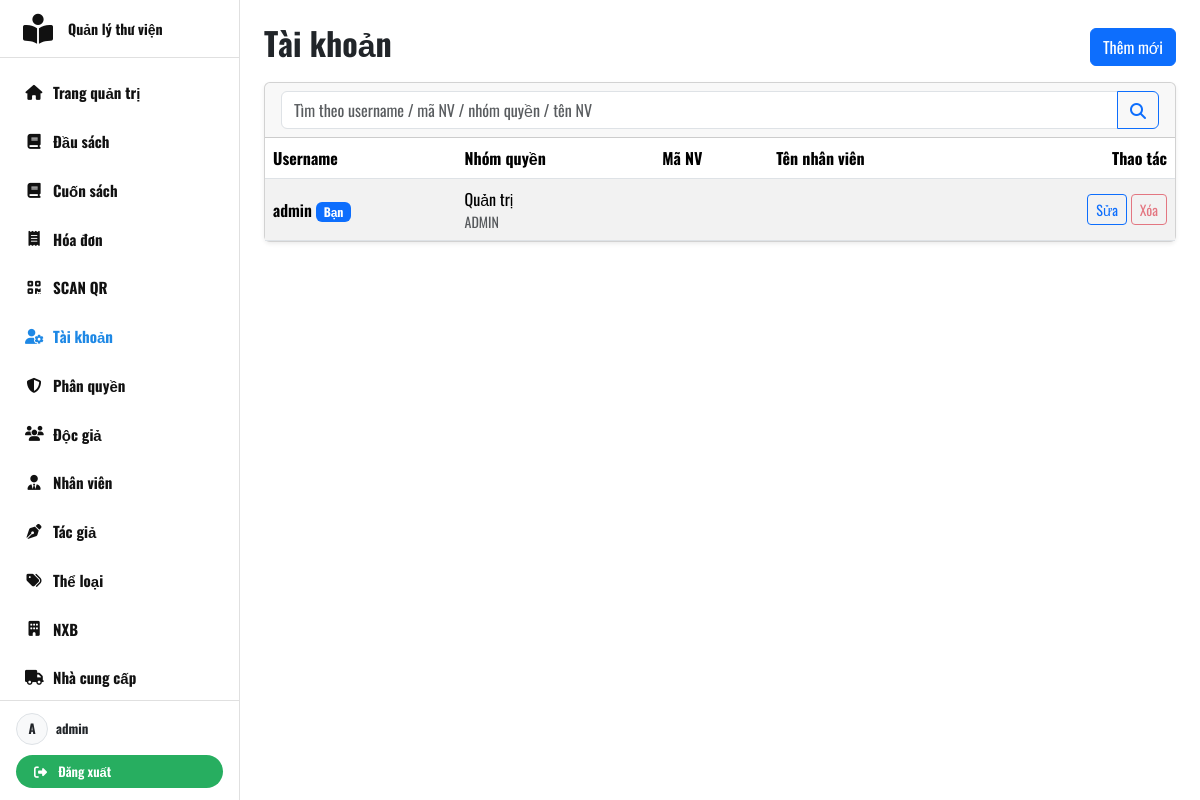
/admin/QuanLy/TaiKhoan/QL_TaiKhoan.php (signed in), run on an earlier commit of the app's database.
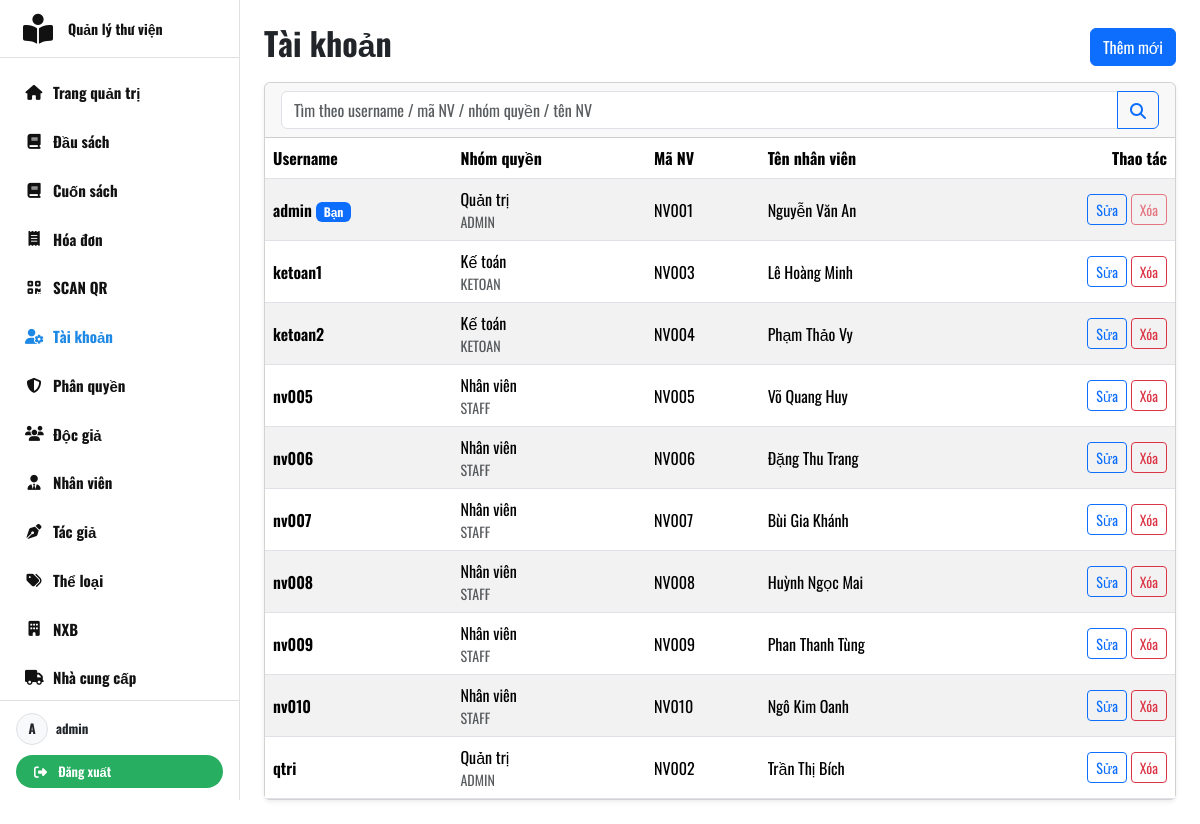
And on a later commit of the database.
### tables this page shows
CREATE TABLE `taikhoan` (
  `tendangnhap` varchar(50) NOT NULL,
  `matkhau` varchar(255) DEFAULT NULL,
  `manhomquyen` varchar(50) DEFAULT NULL,
  `manv` varchar(50) DEFAULT NULL,
  `madocgia` varchar(50) DEFAULT NULL
);

CREATE TABLE `nhomquyen` (
  `manhomquyen` varchar(50) NOT NULL,
  `tennhomquyen` varchar(100) DEFAULT NULL
);

### admin/login/auth.php (called while the page is built, shortened)
<?php
function admin_is_logged_in(): bool
{
    return isset($_SESSION['admin_user']) && is_array($_SESSION['admin_user']);
}
function admin_current_user(): array
{
    return is_array($_SESSION['admin_user']) ? $_SESSION['admin_user'] : [];
}

### admin/QuanLy/TaiKhoan/QL_TaiKhoan.php (the view, shortened to what the rows shown need)
<?php
require_once __DIR__ . '/../../login/auth.php';
$conn = ConnectDB::getInstance()->getConnection();
$conn->set_charset('utf8mb4');
function h(string $value): string
{
    return htmlspecialchars($value, ENT_QUOTES | ENT_SUBSTITUTE, 'UTF-8');
}
function get_str(array $src, string $key, string $default = ''): string
{
    if (!isset($src[$key])) {
        return $default;
    }
    return trim((string)$src[$key]);
}
function column_exists(mysqli $conn, string $table, string $column): bool
{
    try {
        $stmt = $conn->prepare(
            "SELECT 1
             FROM INFORMATION_SCHEMA.COLUMNS
             WHERE TABLE_SCHEMA = DATABASE()
               AND TABLE_NAME = ?
               AND COLUMN_NAME = ?
             LIMIT 1"
        );
        $stmt->bind_param('ss', $table, $column);
        $stmt->execute();
        $ok = $stmt->get_result()->num_rows > 0;
        return $ok;
    } catch (Throwable $e) {
        return false;
    }
}
$err = get_str($_GET, 'err');
$currentUsername = '';
if (isset($_SESSION['admin_user']) && is_array($_SESSION['admin_user'])) {
    $currentUsername = (string)($_SESSION['admin_user']['tendangnhap'] ?? '');
}
$hasMadocgiaCol = column_exists($conn, 'taikhoan', 'madocgia');
$q = get_str($_GET, 'q');
$rows = [];
try {
    if ($q !== '') {
        $like = '%' . $q . '%';
        $sql =
            "SELECT tk.tendangnhap, tk.manhomquyen, nq.tennhomquyen, tk.manv,
                    CONCAT(COALESCE(nv.honv,''),' ',COALESCE(nv.tennv,'')) AS ten_nhanvien
             FROM taikhoan tk
             LEFT JOIN nhomquyen nq ON nq.manhomquyen = tk.manhomquyen
             LEFT JOIN nhanvien nv ON nv.manv = tk.manv";
        if ($hasMadocgiaCol) {
            $sql .= " WHERE tk.madocgia IS NULL AND (";
        } else {
            $sql .= " WHERE (";
        }
        $sql .=
            "tk.tendangnhap LIKE ?
                OR tk.manv LIKE ?
                OR COALESCE(nq.tennhomquyen,'') LIKE ?
                OR CONCAT(COALESCE(nv.honv,''),' ',COALESCE(nv.tennv,'')) LIKE ?
             )
             ORDER BY tk.tendangnhap ASC
             LIMIT 300";
        $stmt = $conn->prepare($sql);
        if (!$stmt) {
            throw new RuntimeException('Không thể chuẩn bị câu lệnh tìm kiếm.');
        }
        $stmt->bind_param('ssss', $like, $like, $like, $like);
        $stmt->execute();
        $rows = $stmt->get_result()->fetch_all(MYSQLI_ASSOC);
        $stmt->close();
    } else {
        $sql =
            "SELECT tk.tendangnhap, tk.manhomquyen, nq.tennhomquyen, tk.manv,
                    CONCAT(COALESCE(nv.honv,''),' ',COALESCE(nv.tennv,'')) AS ten_nhanvien
             FROM taikhoan tk
             LEFT JOIN nhomquyen nq ON nq.manhomquyen = tk.manhomquyen
             LEFT JOIN nhanvien nv ON nv.manv = tk.manv";
        if ($hasMadocgiaCol) {
            $sql .= " WHERE tk.madocgia IS NULL";
        }
        $sql .= " ORDER BY tk.tendangnhap ASC LIMIT 300";
        $res = $conn->query($sql);
        $rows = $res ? $res->fetch_all(MYSQLI_ASSOC) : [];
    }
} catch (Throwable $e) {
    $err = $err !== '' ? $err : $e->getMessage();
}
?>
<!DOCTYPE html>
<html lang="vi">
<head>
    <link rel="stylesheet" href="https://cdnjs.cloudflare.com/ajax/libs/font-awesome/6.7.2/css/all.min.css">
    <link rel="stylesheet" href="/assets/bootstrap/css/bootstrap.min.css">
    <link rel="stylesheet" href="/assets/css/admin_sidebar.css">
</head>
<body>
<?php
require_once __DIR__ . '/../../layout/admin_sidebar.php';
?>
<main class="container-fluid py-4">
    <div class="container-md">
        <div class="d-flex flex-wrap gap-2 align-items-end justify-content-between mb-3">
            <div>
                <h2 class="fw-bold mb-1">Tài khoản</h2>
            </div>
        </div>
        <div class="card shadow-sm">
            <div class="card-body p-0">
                <div class="table-responsive">
                    <table class="table table-striped align-middle mb-0">
                        <thead>
                        <tr>
                            <th>Username</th>
                            <th>Nhóm quyền</th>
                            <th>Mã NV</th>
                            <th>Tên nhân viên</th>
                            <th class="text-end">Thao tác</th>
                        </tr>
                        </thead>
                        <tbody>
                        <?php if (!$rows): ?>
                            <tr>
                                <td colspan="10" class="text-center text-muted py-4">Không có dữ liệu</td>
                            </tr>
                        <?php else: ?>
                            <?php foreach ($rows as $r): ?>
                                <?php
                                $username = (string)($r['tendangnhap'] ?? '');
                                $editUrl = '/admin/QuanLy/TaiKhoan/QL_TaiKhoan.php?edit=' . rawurlencode($username) . ($q !== '' ? ('&q=' . rawurlencode($q)) : '');
                                ?>
                                <tr>
                                    <td class="fw-semibold"><?= h($username) ?><?= ($currentUsername !== '' && $username === $currentUsername) ? ' <span class="badge text-bg-primary">Bạn</span>' : '' ?></td>
                                    <td>
                                        <div><?= h((string)($r['tennhomquyen'] ?? '')) ?></div>
                                        <div class="text-muted small"><?= h((string)($r['manhomquyen'] ?? '')) ?></div>
                                    </td>
                                    <td><?= h((string)($r['manv'] ?? '')) ?></td>
                                    <td><?= h((string)($r['ten_nhanvien'] ?? '')) ?></td>
                                    <td class="text-end">
                                        <a class="btn btn-sm btn-outline-primary" href="<?= h($editUrl) ?>">Sửa</a>
                                        <form method="post" class="d-inline" onsubmit="return confirm('Xóa tài khoản <?= h($username) ?>?')">
                                            <button class="btn btn-sm btn-outline-danger" type="submit" <?= ($currentUsername !== '' && $username === $currentUsername) ? 'disabled' : '' ?>>Xóa</button>
                                        </form>
                                    </td>
                                </tr>
                            <?php endforeach; ?>
                        <?php endif; ?>
                        </tbody>
                    </table>
                </div>
            </div>
        </div>
    </div>
</main>
</body>
</html>

### admin/layout/admin_sidebar.php (shortened to what the rows shown need)
<?php
require_once __DIR__ . '/../login/auth.php';
$admin = admin_current_user();
$adminUsername = (string)($admin['tendangnhap'] ?? 'Admin');
?>
<link rel="stylesheet" href="/assets/css/header.css">
<link rel="stylesheet" href="/assets/fonts/font.css">
<link rel="stylesheet" href="https://cdnjs.cloudflare.com/ajax/libs/font-awesome/6.7.2/css/all.min.css">
<link rel="stylesheet" href="/assets/css/admin_sidebar.css">
<aside class="admin-sidebar" aria-label="Menu quản trị">
    <div class="admin-sidebar-actions">
        <?php
        $displayName = $adminUsername;
        $initial = 'A';
        if (function_exists('mb_substr')) {
            $initial = mb_strtoupper(mb_substr(trim($displayName), 0, 1, 'UTF-8'), 'UTF-8');
        } else {
            $initial = strtoupper(substr(trim($displayName), 0, 1));
        }
        ?>
        <div class="admin-user-chip" aria-label="Tài khoản">
            <div class="admin-avatar rounded-circle border bg-light d-inline-flex align-items-center justify-content-center">
                <?= htmlspecialchars($initial, ENT_QUOTES) ?>
            </div>
            <span class="admin-user-name">
                <?= htmlspecialchars($displayName, ENT_QUOTES) ?>
            </span>
        </div>
    </div>
</aside>

What changed in the data, as far as the page shows it:
changed taikhoan "admin": manv (not shown) → "NV001"; ten_nhanvien (not shown) → "Nguyễn Văn An"
added taikhoan: tendangnhap "ketoan1", manhomquyen.tennhomquyen "Kế toán", manhomquyen "KETOAN", manv "NV003", ten_nhanvien "Lê Hoàng Minh"
added taikhoan: tendangnhap "ketoan2", manhomquyen.tennhomquyen "Kế toán", manhomquyen "KETOAN", manv "NV004", ten_nhanvien "Phạm Thảo Vy"
added taikhoan: tendangnhap "nv005", manhomquyen.tennhomquyen "Nhân viên", manhomquyen "STAFF", manv "NV005", ten_nhanvien "Võ Quang Huy"
added taikhoan: tendangnhap "nv006", manhomquyen.tennhomquyen "Nhân viên", manhomquyen "STAFF", manv "NV006", ten_nhanvien "Đặng Thu Trang"
added taikhoan: tendangnhap "nv007", manhomquyen.tennhomquyen "Nhân viên", manhomquyen "STAFF", manv "NV007", ten_nhanvien "Bùi Gia Khánh"
added taikhoan: tendangnhap "nv008", manhomquyen.tennhomquyen "Nhân viên", manhomquyen "STAFF", manv "NV008", ten_nhanvien "Huỳnh Ngọc Mai"
added taikhoan: tendangnhap "nv009", manhomquyen.tennhomquyen "Nhân viên", manhomquyen "STAFF", manv "NV009", ten_nhanvien "Phan Thanh Tùng"
added taikhoan: tendangnhap "nv010", manhomquyen.tennhomquyen "Nhân viên", manhomquyen "STAFF", manv "NV010", ten_nhanvien "Ngô Kim Oanh"
added taikhoan: tendangnhap "qtri", manhomquyen.tennhomquyen "Quản trị", manhomquyen "ADMIN", manv "NV002", ten_nhanvien "Trần Thị Bích"
